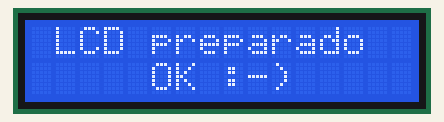
This sketch was run on a simulated Arduino Uno, built with avr-gcc and run on an emulated ATmega328P. Parts: 16×2 character LCD.

Above: at 0.1 s.

The sketch:

lcd.16x2.mensaxe.ino
```cpp
/*
 * Presenta por display LCD 16x2
 * unha mensaxe estática e un
 * cursor que encende e apaga.
 *
 * Programa para mostrar o uso das
 * funcións básicas da librería
 * LiquidCristal.h.
 *
 * Asume pins LCD --> Arduino:
 * GND Vcc Vo RS RW E D0 -- D7 A K
 * GND  5V || 10  9 8 ----5432 | GND
 *      Potenc                 Resist
 * Tamen se pode prescindir de RW
 */

#include <LiquidCrystal.h>

//LiquidCrystal(rs, rw, enable, d4, d5, d6, d7)
LiquidCrystal lcd(10, 9, 8, 5, 4, 3, 2);

int espera = 500;

void setup() {
  //Inicia LCD e imprime duas linhas de
  //mensaxe estatico
  lcd.begin(16, 2);
  lcd.setCursor(0, 0);
  lcd.print(" LCD preparado");
  lcd.setCursor(5, 1);
  lcd.print("OK :-)");
}

void loop() {
  //Mostra e oculta o cursor alternativamente
  lcd.noCursor();
  delay(espera);
  lcd.cursor();
  delay(espera);
}
```
